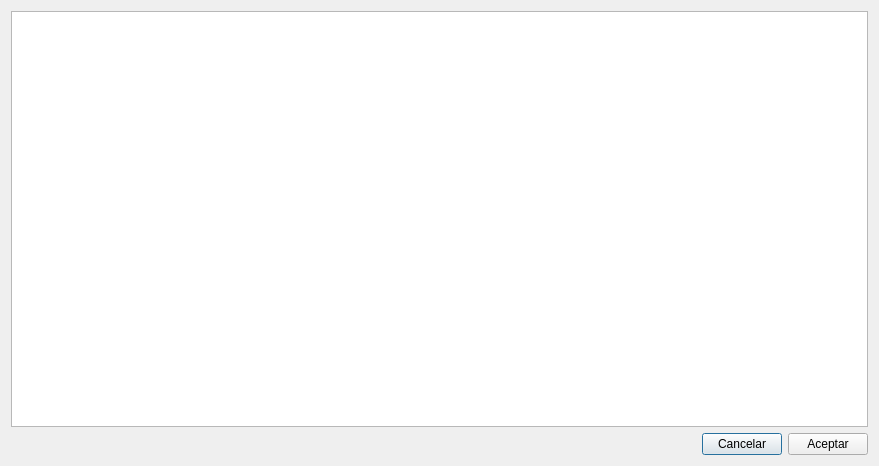
<?xml version="1.0" encoding="UTF-8"?>
<ui version="4.0">
 <class>frmEditar_tarifas</class>
 <widget class="QDialog" name="frmEditar_tarifas">
  <property name="geometry">
   <rect>
    <x>0</x>
    <y>0</y>
    <width>879</width>
    <height>466</height>
   </rect>
  </property>
  <property name="windowTitle">
   <string>Editar Tarifas</string>
  </property>
  <property name="windowIcon">
   <iconset resource="../maya.qrc">
    <normaloff>:/Icons/PNG/maya_logo.png</normaloff>:/Icons/PNG/maya_logo.png</iconset>
  </property>
  <layout class="QGridLayout" name="gridLayout">
   <item row="1" column="1">
    <widget class="QPushButton" name="btnCancelar">
     <property name="text">
      <string>Cancelar</string>
     </property>
    </widget>
   </item>
   <item row="1" column="2">
    <widget class="QPushButton" name="btnAceptar">
     <property name="text">
      <string>Aceptar</string>
     </property>
    </widget>
   </item>
   <item row="1" column="0">
    <spacer name="horizontalSpacer">
     <property name="orientation">
      <enum>Qt::Horizontal</enum>
     </property>
     <property name="sizeHint" stdset="0">
      <size>
       <width>40</width>
       <height>20</height>
      </size>
     </property>
    </spacer>
   </item>
   <item row="0" column="0" colspan="3">
    <widget class="QTableView" name="tabla_tarifa"/>
   </item>
  </layout>
 </widget>
 <resources>
  <include location="../maya.qrc"/>
 </resources>
 <connections>
  <connection>
   <sender>btnAceptar</sender>
   <signal>clicked()</signal>
   <receiver>frmEditar_tarifas</receiver>
   <slot>accept()</slot>
   <hints>
    <hint type="sourcelabel">
     <x>403</x>
     <y>437</y>
    </hint>
    <hint type="destinationlabel">
     <x>285</x>
     <y>423</y>
    </hint>
   </hints>
  </connection>
 </connections>
</ui>
